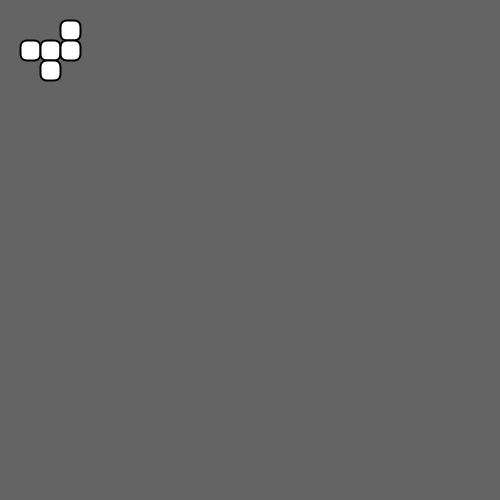
Frame 1 (no input)
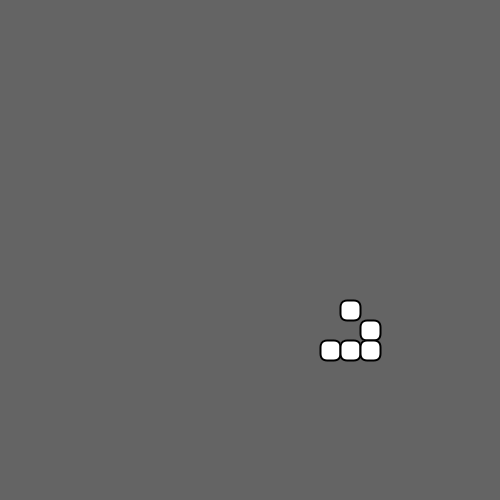
Frame 60 (the mouse pressed at the canvas centre just before this capture)
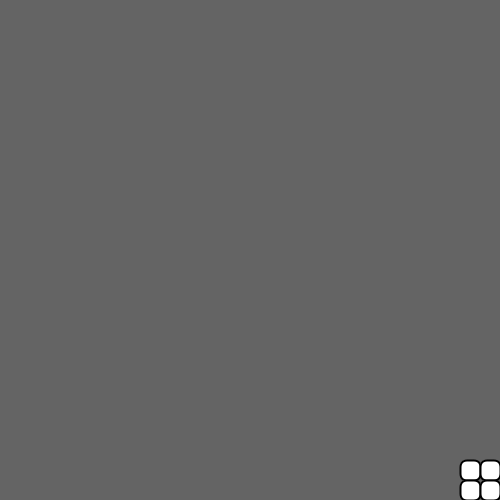
Frame 120 (the mouse held since frame 60 and released just before this capture)

The Processing sketch that drew these frames (run headless with seeded random() and noise(); from frame 60 on, the mouse is pressed at the canvas centre):

// Processing sketch: GameOfLife
// ── GameOfLife.pde
boolean grid[][];
int n = 25;

void setup() {
  grid = new boolean[n][n];
  size(500, 500);
  grid[1][2] = true;
  grid[2][3] = true;
  grid[3][1] = true;
  grid[2][2] = true;
  grid[3][2] = true;
  /*
  for (int i = 0; i < n; ++i) {
    for (int j = 0; j < n; ++j) {
      int d = (int)random(2);
      grid[i][j] = d == 0 ? false : true;
    }
  }
  */
}

void updateGrid() {
  boolean aux[][];
  aux = new boolean[n][n];
  for (int i = 0; i < n; ++i) {
    for (int j = 0; j < n; ++j) {
      int v = vecinos(i, j);
      if (v < 2)
        aux[i][j] = false;
      else if (v == 2 && grid[i][j])
        aux[i][j] = true;
      else if (v == 3)
        aux[i][j] = true;
      else
        aux[i][j] = false;
    }
  }
  grid = aux;
}

void draw() {
  background(100);
  for (int i = 0; i < n; ++i) {
    for (int j = 0; j < n; ++j) {
      if (grid[i][j]) {
        //stroke(255);
        strokeWeight(2);
        rect(i*width/n, j* height/n, width/n, height/n, 7);
      }
    }
  }
  delay(300);
  updateGrid();
}

int vecinos(int i, int j) {
  int ret = 0;
  if (i > 1 && j > 1 && grid[i-1][j-1]) //Arriba izq
    ret++;
  if (i > 1 && grid[i-1][j]) //Arriba cent
    ret++;
  if (i > 1 && j < n-1 && grid[i-1][j+1]) //Arriba der
    ret++;

  if (i < n - 1 && j > 1 && grid[i+1][j-1]) //Abajo izq
    ret++;
  if (i < n - 1 && grid[i+1][j]) //Abajo cent
    ret++;
  if (i < n - 1 && j < n-1 && grid[i+1][j+1]) //Abajo der
    ret++;

  if (i > 1 && j > 1 && grid[i][j-1]) //Centro izq
    ret++;
  if (i > 1 && j < n-1 && grid[i][j+1]) //Centro der
    ret++;

  return ret;
}
